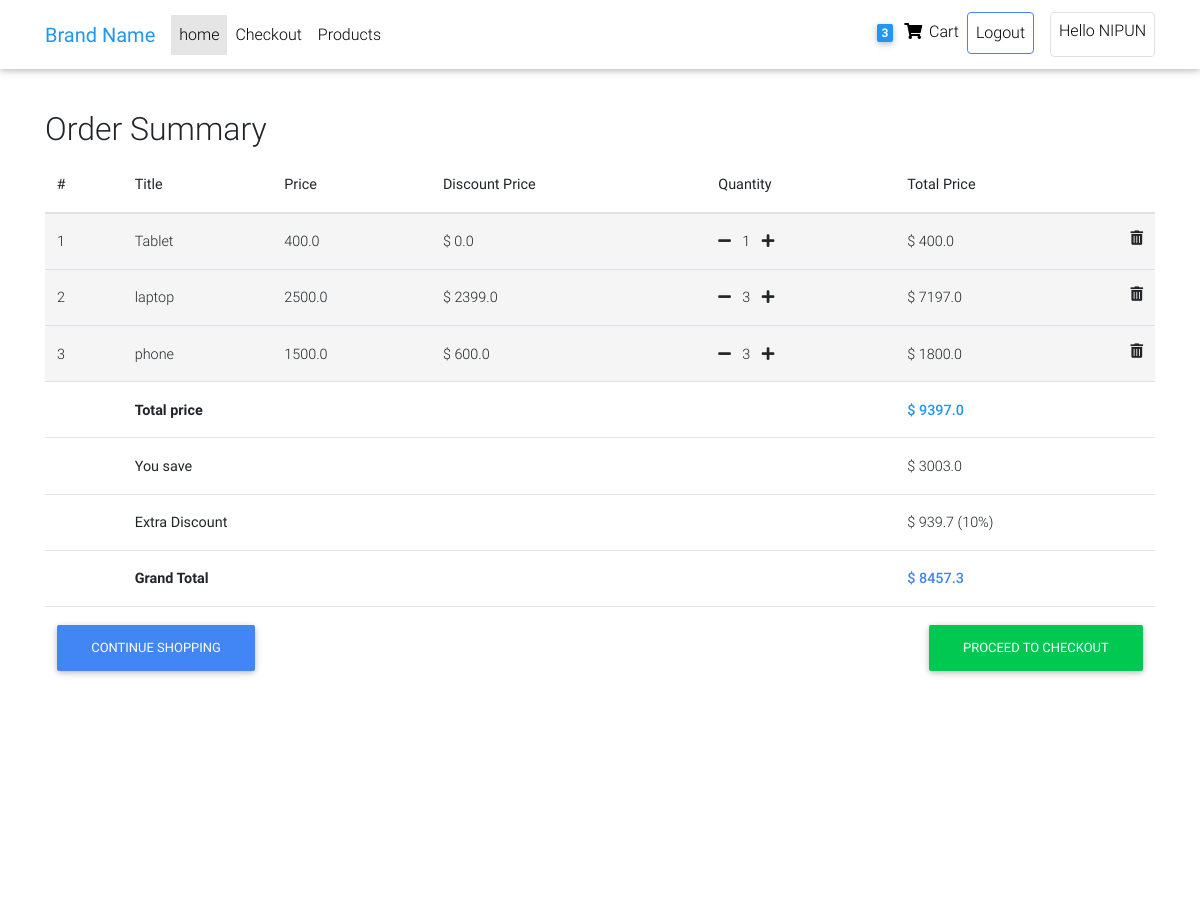
Before: /order_summary/ (signed in, upper part) with the older database file.
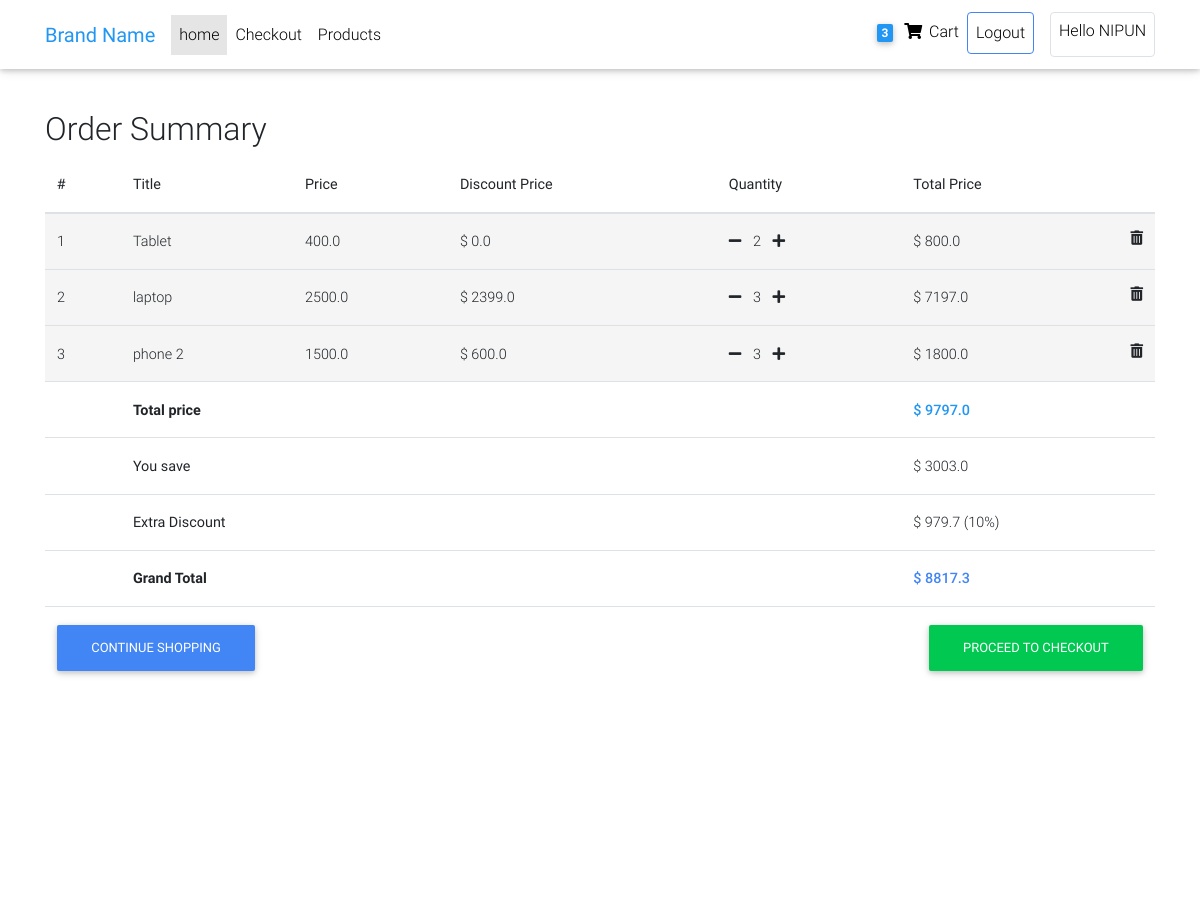
After: the same page with the newer database file.
### core/models.py (models this page shows, shortened)
class OrderItem(models.Model):
    user = models.ForeignKey(settings.AUTH_USER_MODEL, on_delete=models.CASCADE)
    ordered = models.BooleanField(default=False)
    item = models.ForeignKey('Item', on_delete=models.CASCADE, null=True)
    quantity = models.IntegerField(default=1)           #gets the count of the items ordered
    def get_total_price(self):
        return self.quantity * self.item.price
    def get_total_price_discount(self):
        return self.quantity * self.item.discounted_price
    def get_final_price(self):
        if self.item.discounted_price:
            return self.get_total_price_discount()
        return self.get_total_price()
    def get_total_actual_price(self):
        return self.get_total_price()

class Item(models.Model):
    image = models.ImageField(blank=True, null=True)
    title = models.CharField(max_length=256)
    price = models.FloatField()
    discounted_price = models.FloatField(blank=True, null=True)
    description=models.TextField(blank=True, null=True)
    category = models.CharField(choices=CATEGORY_CHOICES, max_length=2)
    label = models.CharField(choices=LABEL_CHOICES, max_length=1)
    slug = models.SlugField()

class Order(models.Model):
    user=models.ForeignKey(settings.AUTH_USER_MODEL, on_delete=models.CASCADE)
    items=models.ManyToManyField(OrderItem)
    start_date=models.DateTimeField(auto_now_add=True)
    order_date=models.DateTimeField()
    ordered=models.BooleanField(default=False)
    billing_address = models.ForeignKey('BillingAddress', on_delete=models.SET_NULL, blank=True, null=True)
    def get_total(self):
        total_price = 0
        for item_price in self.items.all():
            total_price += item_price.get_final_price()
        return total_price
    def get_total_actual(self):                         # total final price
        total_price = 0
        for item_price in self.items.all():
            total_price += item_price.get_total_actual_price()
        return total_price - self.get_total()
    def get_extra_discount(self):                       # if final price is > 5000
        final_price = self.get_total()
        if final_price > 5000.0:
            return final_price - (final_price*10/100)
    def get_extra_discount_amount(self):
        amount = self.get_total()
        return amount*10/100

### core/views.py (the view)
# urls.py: path('order_summary/', OrderSummaryView.as_view(), name='order_summary'),
class OrderSummaryView(LoginRequiredMixin, View):
    def get(self, *args, **kwargs):
        try:
            order = Order.objects.get(user = self.request.user, ordered=False)
            context = {
                'object': order,
            }
            return render(self.request, 'order_summary.html', context)
        except ObjectDoesNotExist:
            messages.error(self.request, "You do not have an active order")
            return redirect("/")

### core/templatetags/cart_template_tags.py (called while the page is built)
@register.filter
def cart_item_count(user):
    if user.is_authenticated:
        qs = Order.objects.filter(
            user=user,
            ordered=False,
        )
        if qs.exists():
            return qs[0].items.count()
    return 0

### templates/order_summary.html (shortened to what this page needs)
{% extends "base.html" %}
{% load static %}
{% block content %}
{% include 'navbar.html' %}
<main>
    <div class="container">
        <h2>Order Summary</h2>
        <div class="table-responsive text-nowrap">
            <table class="table">
                <thead>
                    <tr>
                        <th scope="col">#</th>
                        <th scope="col">Title</th>
                        <th scope="col">Price</th>
                        <th scope="col">Discount Price</th>
                        <th scope="col">Quantity</th>
                        <th scope="col">Total Price</th>
                    </tr>
                </thead>
                <tbody>
                    {% for order_item in object.items.all %}
                    <tr style="background-color: whitesmoke;">
                        <td scope="row">{{ forloop.counter }}</td>
                        <td>{{ order_item.item.title }}</td>
                        <td>{{ order_item.item.price }}</td>
                        <td>
                            {% if order_item.item.discounted_price %}
                                $ {{ order_item.item.discounted_price }}
                            {% else %}
                                $ 0.0
                            {% endif %}
                        </td>
                        <td>
                            <a href="{% url 'core:decrease_item_from_cart' order_item.item.slug %}"><i class="fas fa-minus mr-2"></i></a>
                            {{ order_item.quantity }}
                            <a href="{% url 'core:increase_item_in_cart' order_item.item.slug%}"><i class="fas fa-plus ml-2"></i></a>
                        </td>
                        <td>
                            {% if order_item.item.discounted_price %}
                                $ {{ order_item.get_total_price_discount }}
                            {% else %}
                                $ {{ order_item.get_total_price }}
                            {% endif %}
                            <a href="{% url 'core:remove_from_cart' order_item.item.slug %}">
                                <i class="fas fa-trash-alt float-right"></i>
                            </a>
                        </td>
                    </tr>
                    {% endfor %}
                    {% if object.get_total %}
                    <tr>
                        <td></td>
                        <td colspan="4" style="font-weight: 700;">Total price</td>
                        <td style="color: #2196f3; font-weight: 500;">$ {{ object.get_total }}</td>
                    </tr>
                    <tr>
                        <td></td>
                        <td colspan="4"><strong>You save</td>
                        <td>$ {{ object.get_total_actual }}</td>
                    </tr>
                    {% if object.get_extra_discount %}
                    <tr>
                        <td></td>
                        <td colspan="4"><strong>Extra Discount</td>
                        <td>$ {{ object.get_extra_discount_amount }}&nbsp;(10%)</td>
                    </tr>
                    <tr>
                        <td></td>
                        <td colspan="4" style="font-weight: 500;"><strong>Grand Total</td>
                        <td style="font-weight: 500;" class="text-primary">$ {{ object.get_extra_discount }}</td>
                    </tr>
                    {% endif %}
                    <tr>
                        <td colspan="6">
                            <a href="{% url 'core:home' %}" class="btn btn-primary">Continue Shopping</a>
                            <a href="{% url 'core:check' %}" class="btn btn-success float-right">Proceed To Checkout</a>
                        </td>
                    </tr>
                    {% endif %}
                </tbody>
            </table>
        </div>
    </div>
</main>
{% include 'footer.html' %}
{% endblock %}

Changed rows visible on the page:
changed OrderItem "Tablet": quantity "1" → "2"; get_total_price "400.0" → "800.0"
changed through a linked row, OrderItem: item "phone" → "phone 2"
changed through a linked row, Order: get_total "9397.0" → "9797.0"; get_extra_discount_amount "939.7" → "979.7"; get_extra_discount "8457.3" → "8817.3"
